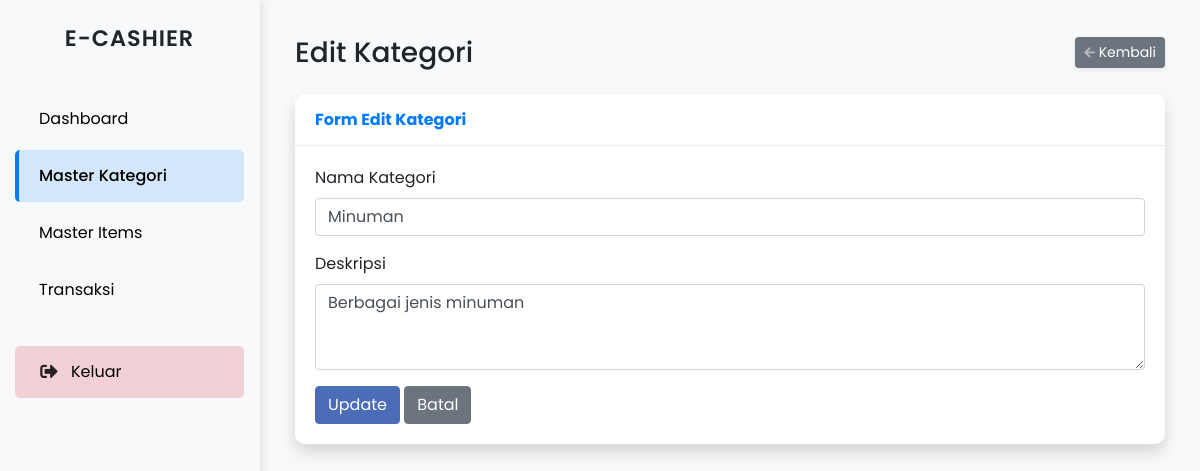
The app's page /index.php?page=kategori_edit&id=2 (signed in), older data.
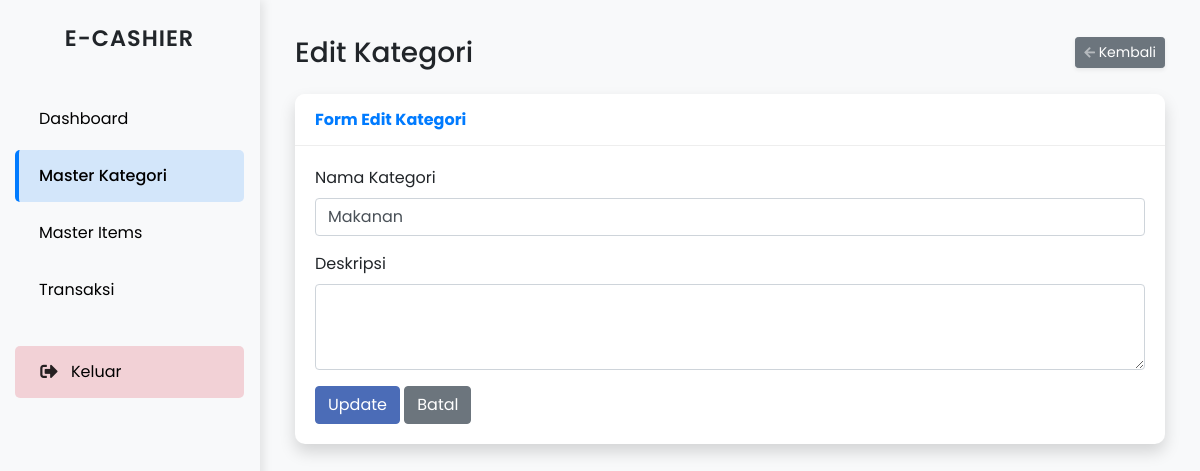
The same page, newer data.
### tables this page shows
CREATE TABLE `kategori` (
  `id` int NOT NULL,
  `nama_kategori` varchar(100) NOT NULL,
  `deskripsi` text,
  `created_at` timestamp NULL DEFAULT CURRENT_TIMESTAMP
);

### index.php (called while the page is built, shortened)
<?php
$page = isset($_GET['page']) ? $_GET['page'] : 'dashboard';
if ($page == 'dashboard') {
    $file_path = 'modules/dashboard/index.php';
} elseif ($page == 'kategori') {
    $file_path = 'modules/kategori/index.php';
} elseif ($page == 'kategori_tambah') {
    $file_path = 'modules/kategori/create.php';
} elseif ($page == 'kategori_edit') {
    $file_path = 'modules/kategori/edit.php';
} elseif ($page == 'item') {
    $file_path = 'modules/item/index.php';
} elseif ($page == 'item_tambah') {
    $file_path = 'modules/item/create.php';
} elseif ($page == 'item_edit') {
    $file_path = 'modules/item/edit.php';
} elseif ($page == 'transaksi') {
    $file_path = 'modules/transaksi/index.php';
} elseif ($page == 'cart') {
    $file_path = 'modules/transaksi/cart.php';
} elseif ($page == 'history') {
    $file_path = 'modules/transaksi/history.php';
} elseif ($page == 'transaksi_detail') {
    $file_path = 'modules/transaksi/detail.php';
} else {
    $file_path = 'modules/dashboard/index.php';
}
include_once 'includes/header.php';
include_once 'includes/sidebar.php';
include($file_path);
include_once 'includes/footer.php';
?>

### modules/kategori/edit.php (the view, shortened to what this page needs)
<?php
$id = (int)$_GET['id'];
$query = "SELECT * FROM kategori WHERE id = $id";
$result = mysqli_query($conn, $query);
$kategori = mysqli_fetch_assoc($result);
?>
<div class="container-fluid">
    <div class="d-sm-flex align-items-center justify-content-between mb-4">
        <h1 class="h3 mb-0 text-gray-800">Edit Kategori</h1>
        <a href="index.php?page=kategori" class="d-none d-sm-inline-block btn btn-sm btn-secondary shadow-sm">
            <i class="fas fa-arrow-left fa-sm text-white-50"></i> Kembali
        </a>
    </div>
    <div class="card shadow mb-4">
        <div class="card-header py-3">
            <h6 class="m-0 font-weight-bold text-primary">Form Edit Kategori</h6>
        </div>
        <div class="card-body">
            <form method="POST" action="" class="needs-validation" novalidate>
                <div class="form-group">
                    <label for="nama_kategori">Nama Kategori</label>
                    <input type="text" class="form-control" id="nama_kategori" name="nama_kategori" value="<?php echo $kategori['nama_kategori']; ?>" required>
                </div>
                <div class="form-group">
                    <label for="deskripsi">Deskripsi</label>
                    <textarea class="form-control" id="deskripsi" name="deskripsi" rows="3"><?php echo $kategori['deskripsi']; ?></textarea>
                </div>
                <button type="submit" class="btn btn-primary">Update</button>
                <a href="index.php?page=kategori" class="btn btn-secondary">Batal</a>
            </form>
        </div>
    </div>
</div>

Row changes from the older to the newer data that the page shows:
changed kategori: nama_kategori "Minuman" → "Makanan"; deskripsi "Berbagai jenis minuman" → (not shown)
